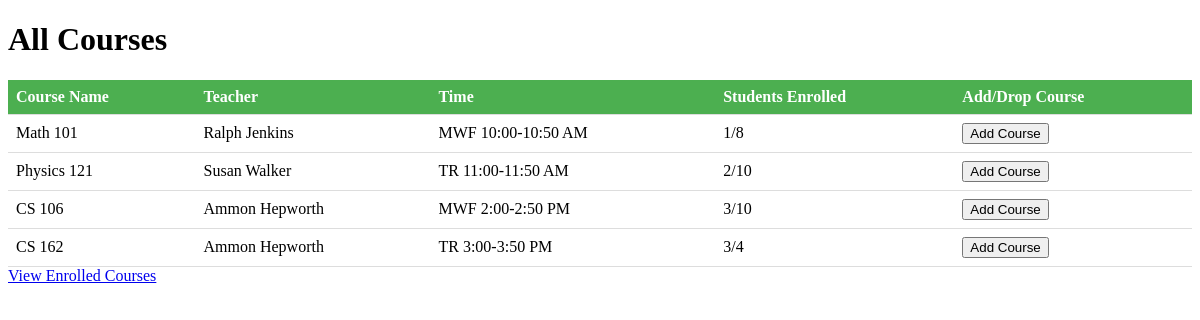
/user, run on an earlier commit of the app's database.
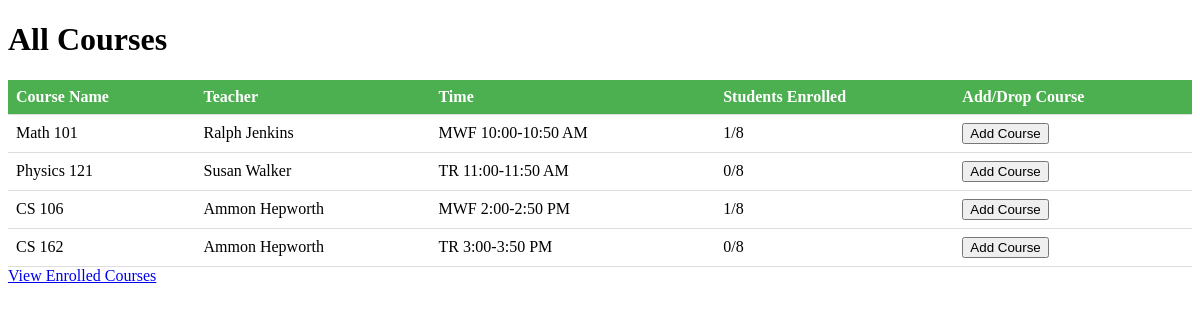
And on a later commit of the database.
### app.py (models this page shows, shortened)
class Courses(db.Model):
    __tablename__ = "Courses"
    course_id = db.Column(db.Integer, primary_key = True)
    course_name = db.Column(db.String, nullable = False)
    course_teacher = db.Column(db.String, nullable = False)
    course_time = db.Column(db.String, nullable = False)
    students_enrolled = db.Column(db.Integer, nullable = False)
    capacity = db.Column(db.Integer, nullable = False)

### app.py (the view)
@app.route("/user")
def studentUser():
    allCourses = Courses.query.all()
    return render_template('all_courses.html', allCourses=allCourses)

### templates/all_courses.html (shortened to what this page needs)
<!DOCTYPE html>
<html>
  <head>
    <link rel="stylesheet" href="static/style.css">
  </head>
  <body>
    <h1>All Courses</h1>
    <table>
        <thead>
          <tr>
            <th>Course Name</th>
            <th>Teacher</th>
            <th>Time</th>
            <th>Students Enrolled</th>
            <th>Add/Drop Course</th>
          </tr>
        </thead>
        <tbody>
          {% for course in allCourses %}
            <tr>
              <td>{{ course.course_name }}</td>
              <td>{{ course.course_teacher }}</td>
              <td>{{ course.course_time }}</td>
              <td>{{ course.students_enrolled }}/{{ course.capacity }}</td>
              <td>
                {% if course in current_user.enrolled %}
                    <form action="/remove_course" method="post">
                    <input type="hidden" name="course_id" value="{{ course.course_id }}">
                    <button type="submit" class="add-course-btn">Remove Course</button>
                    </form>
                {% else %}
                    <form action="/add_course" method="post">
                    <button type="submit" class="add-course-btn">Add Course</button>
                    </form>
                {% endif %}
              </td>
            </tr>
          {% endfor %}
        </tbody>
      </table>
      <a href="{{ url_for('enrolled_courses') }}">View Enrolled Courses</a>
  </body>
</html>

### static/style.css (style rules this page uses)
table { border-collapse: collapse; width: 100%; }
th, td { padding: 8px; text-align: left; border-bottom: 1px solid #ddd; }
th { background-color: #4CAF50; color: white; }

What changed in the data, as far as the page shows it:
changed Courses "Physics 121": students_enrolled "2" → "0"; capacity "10" → "8"
changed Courses "CS 106": students_enrolled "3" → "1"; capacity "10" → "8"
changed Courses "CS 162": students_enrolled "3" → "0"; capacity "4" → "8"
